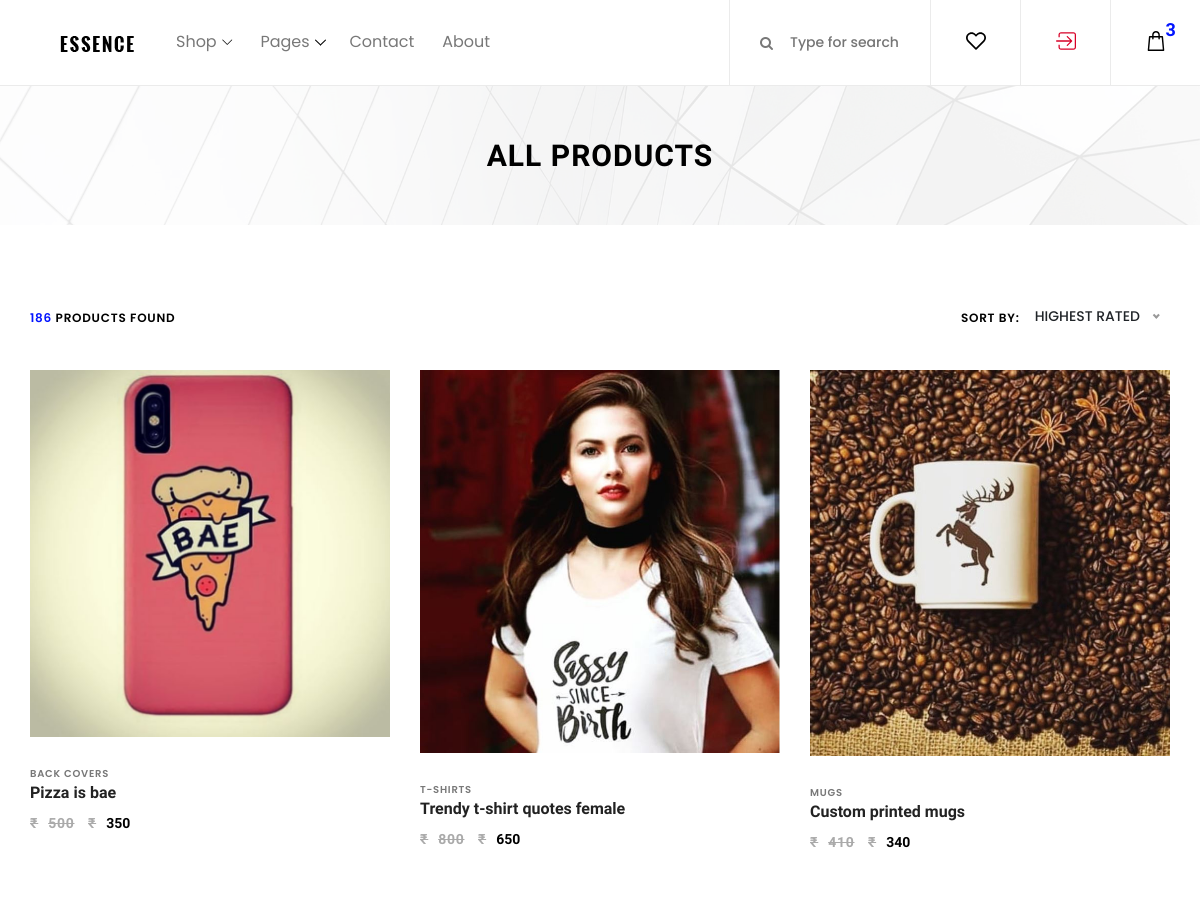
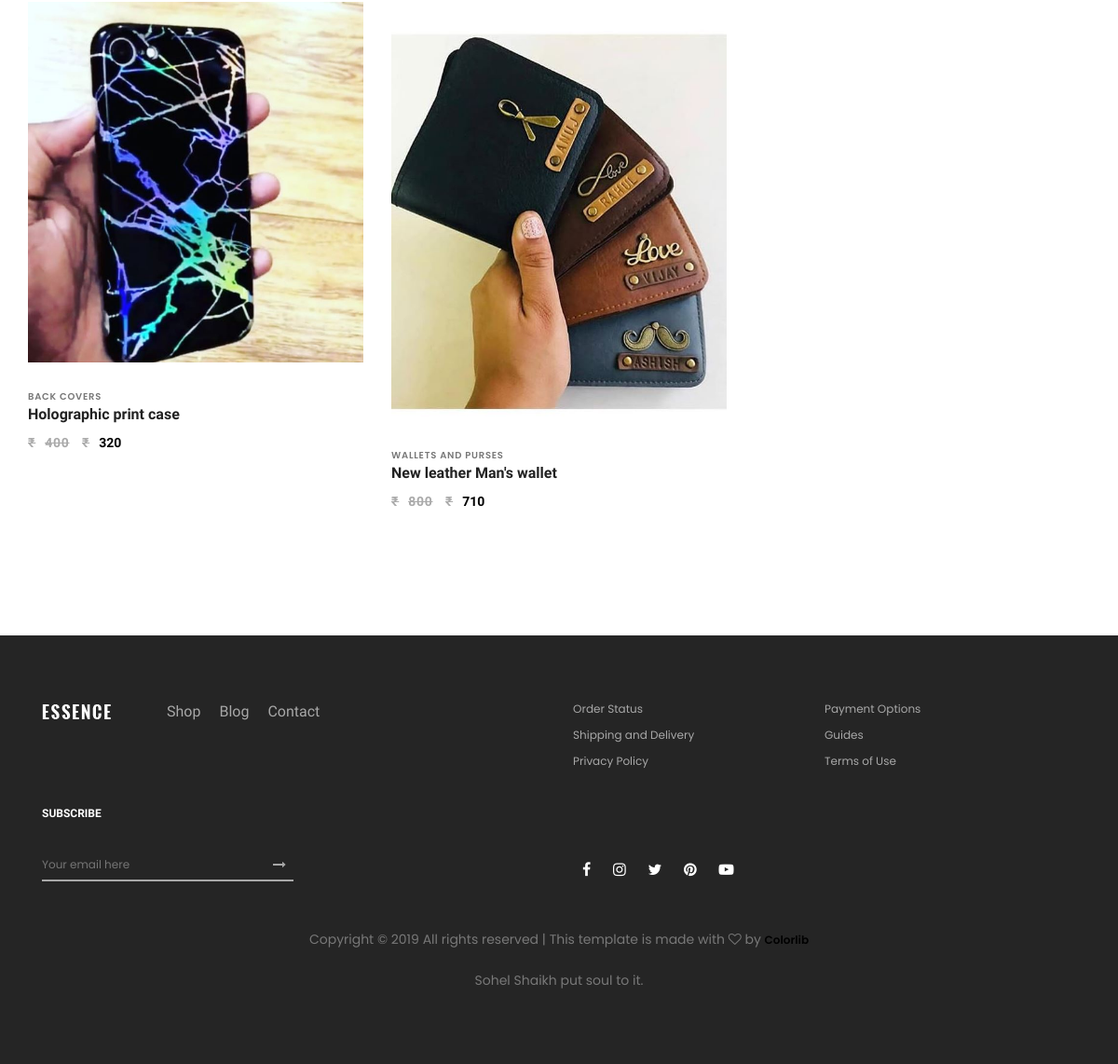
Screenshot of /products/ with the database file from the repository (2 pictures, top to bottom).
### products/models.py (models this page shows, shortened)
class Product(models.Model):
    category = models.ForeignKey(Category, on_delete=models.DO_NOTHING)
    title = models.CharField(max_length=200)
    product_code = models.CharField(max_length=20)
    description = models.TextField(blank=True)
    tags = models.TextField(blank=True)
    feature_1 = models.CharField(max_length=400, blank=True)
    feature_2 = models.CharField(max_length=400, blank=True)
    feature_3 = models.CharField(max_length=400, blank=True)
    MRP = models.IntegerField()
    actual_price = models.IntegerField()
    delivery_charge = models.IntegerField()
    Warranty_info = models.CharField(max_length=200)
    photo_main_1 = models.ImageField(upload_to='photos/%Y/%m/%d/')
    photo_main_2 = models.ImageField(upload_to='photos/%Y/%m/%d/')
    photo_one = models.ImageField(upload_to='photos/%Y/%m/%d/', blank=True)
    photo_2 = models.ImageField(upload_to='photos/%Y/%m/%d/', blank=True)
    photo_3 = models.ImageField(upload_to='photos/%Y/%m/%d/', blank=True)
    photo_4 = models.ImageField(upload_to='photos/%Y/%m/%d/', blank=True)
    is_published = models.BooleanField(default=True)
    list_date = models.DateTimeField(default=datetime.now, blank=True)

class Category(models.Model):
    category = models.CharField(max_length=100, unique=True)
    photo_main_1 = models.ImageField(upload_to='photos/%Y/%m/%d/', blank=True)
    has_img = models.BooleanField(default=False)
    class Meta:
        verbose_name_plural = "categories"
    def __str__(self):
        return self.category

### products/views.py (the view)
# urls.py: path('', views.index, name='index'),
def index(request):
    products = Product.objects.all().filter(is_published=True)  #take all of them for now!
    count = len(products)   #number of products fetched
    paginator = Paginator(products, 6)
    page = request.GET.get('page')
    paged_products = paginator.get_page(page)
    context = {
        'products' : paged_products,
        'len' : count,
    }
    return render(request, 'products/products.html', context)

### templates/products/products.html (shortened to what this page needs)
{% extends 'base.html' %}
{% load static %}
{% load humanize %}
{% block content %}
    <div class="breadcumb_area bg-img" style="background-image: url({% static 'img/bg-img/breadcumb.jpg' %});">
        <div class="container h-100">
            <div class="row h-100 align-items-center">
                <div class="col-12">
                    <div class="page-title text-center">
                        <h2>all products</h2>
                    </div>
                </div>
            </div>
        </div>
    </div>
    <section class="shop_grid_area section-padding-80">
        <div class="container">
            <div class="row">
                <div class="col-12 col-md-4 col-lg-3">
                </div>
                <div class="align-items-center">
                    <div class="shop_grid_product_area">
                        <div class="row">
                            <div class="col-12">
                                <div class="product-topbar d-flex align-items-center justify-content-between">
                                    <div class="total-products">
                                        <p><span>186</span> products found</p>
                                    </div>
                                    <div class="product-sorting d-flex">
                                        <p>Sort by:</p>
                                        <form action="#" method="get">
                                        </form>
                                    </div>
                                </div>
                            </div>
                        </div>
                        <div class="row">
                            {% if products %}
                                {% for p in products %}
                                    <div class="col-12 col-sm-6 col-lg-4">
                                        <div class="single-product-wrapper">
                                            <div class="product-img">
                                                <img src="{{ p.photo_main_1.url }}" alt="">
                                            </div>
                                            <div class="product-description">
                                                <span>{{ p.category }}</span>
                                                <a href="{% url 'product' p.id %}">
                                                    <h6>{{ p.title }}</h6>
                                                </a>
                                                <p class="product-price"><span class="old-price"><span>&#8377;</span>{{ p.MRP | intcomma }}</span>
                                                     <span>&#8377;</span>{{ p.actual_price | intcomma }}</p>
                                            </div>
                                        </div>
                                    </div>
                                {% endfor %}
                            {% else %}
                                <div class="col-md-12">
                                    <p>
                                        No products available :(
                                    </p>
                                </div>
                            {% endif %}
                        </div>
                    </div>
                </div>
            </div>
        </div>
    </section>
{% endblock %}

### ghost/static/css/core-style.css (style rules this page uses)
* { margin: 0; padding: 0; }
body { font-family: "Poppins", sans-serif; font-size: 14px; background-color: #ffffff; margin-top: 85px; }
h1, h2, h3, h4, h5, h6 { color: #000000; line-height: 1.3; font-weight: 700; font-family: "Ubuntu", sans-serif; }
p { color: #787878; font-size: 14px; line-height: 2; font-weight: 400; }
a { -webkit-transition: all 500ms ease 0s; transition: all 500ms ease 0s; text-decoration: none; outline: 0 solid transparent; color: #000000; font-weight: 600; font-size: 12px; }
img { height: auto; max-width: 100%; }
.section-padding-80 { padding-top: 80px; padding-bottom: 80px; }
.bg-img { background-position: center center; background-size: cover; background-repeat: no-repeat; }
.single-product-wrapper { position: relative; z-index: 1; margin-bottom: 50px; overflow: hidden; background-color: #ffffff; }
.single-product-wrapper .product-img { position: relative; z-index: 1; overflow: hidden; }
.single-product-wrapper .product-img img { width: 100%; -webkit-transition-duration: 500ms; transition-duration: 500ms; }
.single-product-wrapper .product-description { position: relative; z-index: 1; padding-top: 25px; }
.single-product-wrapper .product-description span { font-size: 10px; text-transform: uppercase; color: #787878; margin-bottom: 15px; letter-spacing: 0.75px; font-weight: 600; }
.single-product-wrapper .product-description h6 { color: #222222; margin-bottom: 5px; }
.single-product-wrapper .product-description p { margin-bottom: 0; font-size: 14px; font-family: "Ubuntu", sans-serif; font-weight: 700; color: #000000; }
.single-product-wrapper .product-description p span { font-size: 14px; font-family: "Ubuntu", sans-serif; font-weight: 700; color: #aaaaaa; margin-right: 10px; text-decoration: line-through; }
.breadcumb_area { position: relative; z-index: 1; width: 100%; height: 140px; }
.breadcumb_area:after { background-color: rgba(255, 255, 255, 0.9); position: absolute; width: 100%; height: 100%; left: 0; top: 0; z-index: -5; content: ''; }
.breadcumb_area .page-title h2 { font-size: 30px; text-transform: uppercase; font-weight: 700; font-family: "Ubuntu", sans-serif; letter-spacing: 1px; margin-bottom: 0; }
.product-topbar { position: relative; z-index: 100; margin-bottom: 40px; }
.product-topbar .total-products p { margin-bottom: 0; font-size: 12px; font-weight: 600; color: #000000; text-transform: uppercase; letter-spacing: 0.75px; }
.product-topbar .total-products p span { color: #0315ff; }
.product-topbar .product-sorting p { margin-bottom: 0; font-size: 12px; font-weight: 600; color: #000000; text-transform: uppercase; letter-spacing: 0.75px; margin-right: 15px; }

### rows the page displays
Product: photo_main_1 (picture), category "BACK COVERS", title "Pizza is bae", MRP "500", actual_price "350"
Product: photo_main_1 (picture), category "T-SHIRTS", title "Trendy t-shirt quotes female", MRP "800", actual_price "650"
Product: photo_main_1 (picture), category "MUGS", title "Custom printed mugs", MRP "410", actual_price "340"
Product: photo_main_1 (picture), category "BACK COVERS", title "Holographic print case", MRP "400", actual_price "320"
Product: photo_main_1 (picture), category "WALLETS AND PURSES", title "New leather Man's wallet", MRP "800", actual_price "710"
